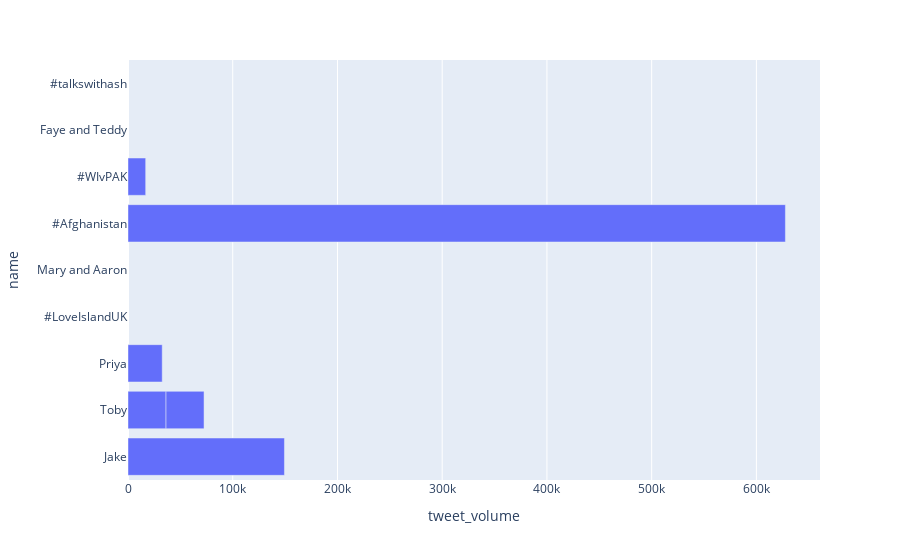

The code cell stored with this chart in its notebook:
### Markdown cell above
## Trending: list of 10 most popular

### Code cell
#Scrape 10 most popular hashtags in UK

trending_list=[]
for i in range(0,10):
    trending_list.append(tweet_data[0]['trends'][i])
    
pd.DataFrame(trending_list)
pd.DataFrame.from_dict(trending_list)
df=pd.DataFrame.from_records(trending_list)


#Show Graph with found hashtags
import plotly.express as px
fig = px.bar(df, x='tweet_volume', y='name')
fig.show()

#show list of 50 most popular hashtags
df

### Figure 1 — Plotly figure (JSON) as saved in the notebook; plotly's stock layout.template omitted (floating-point values rounded to 4 significant figures)
{"data": [{"alignmentgroup": "True", "hovertemplate": "tweet_volume=%{x}<br>name=%{y}<extra></extra>", "legendgroup": "", "marker": {"color": "#636efa", "pattern": {"shape": ""}}, "name": "", "offsetgroup": "", "orientation": "h", "showlegend": false, "textposition": "auto", "type": "bar", "x": [149370, 36301, 36301, 32673, null, null, 627694, 16883, null, null], "xaxis": "x", "y": ["Jake", "Toby", "Toby", "Priya", "#LoveIslandUK", "Mary and Aaron", "#Afghanistan", "#WIvPAK", "Faye and Teddy", "#talkswithash"], "yaxis": "y"}], "layout": {"barmode": "relative", "legend": {"tracegroupgap": 0}, "margin": {"t": 60}, "xaxis": {"anchor": "y", "domain": [0, 1], "title": {"text": "tweet_volume"}}, "yaxis": {"anchor": "x", "domain": [0, 1], "title": {"text": "name"}}}}
